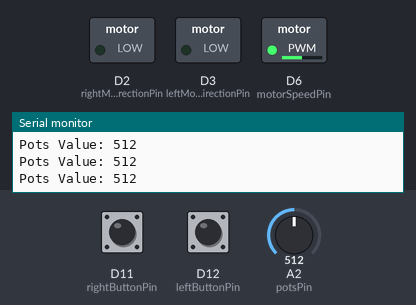
A sketch run on a simulated Arduino Zero (SAMD21). On the bench: switched loads named in the sketch (green lamp = pin HIGH), the last lines printed to the serial monitor. The test bench sets the inputs (shaded band); at power-on: A2 (potsPin) = 512, D11 (rightButtonPin) HIGH, D12 (leftButtonPin) HIGH (analog values on the 0–1023 scale).

Above: at 1.2 s.
1.3 s: A2 (potsPin) set to 716
At 2.3 s:
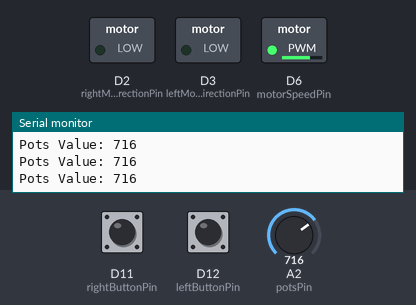
2.8 s: D11 (rightButtonPin) pulled LOW for 0.15 s
At 2.87 s:
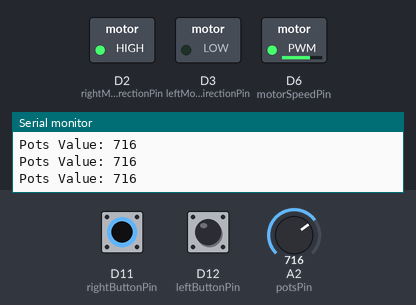
4.4 s: D12 (leftButtonPin) pulled LOW for 0.15 s
At 4.47 s:
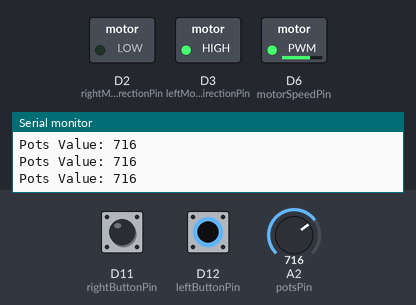
6.0 s: A2 (potsPin) set to 900
At 7.0 s:
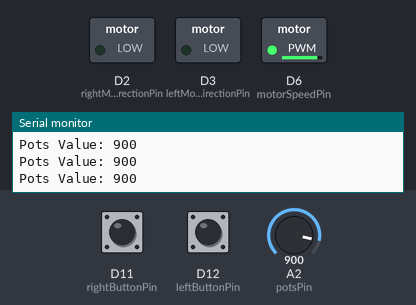
7.5 s: D11 (rightButtonPin) pulled LOW for 1 s
At 8.2 s:
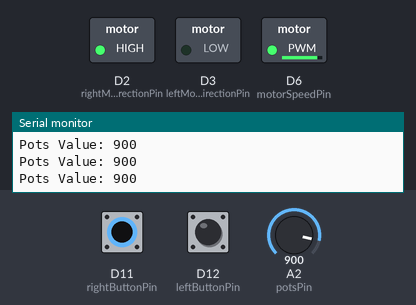
10.0 s: D12 (leftButtonPin) pulled LOW for 1 s
At 10.8 s:
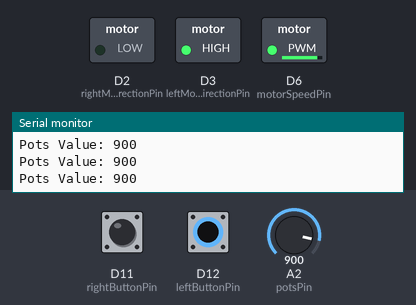
Timing chart, 0 to 13.0 s (numbered marks = the images above; inputs shaded):
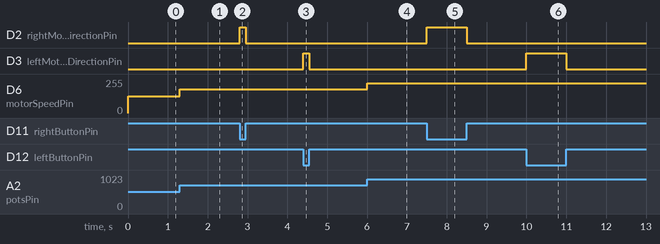

Measured:
- after the input at 1.3 s, D6 (motorSpeedPin): 127/255 → 178/255 at once
- after the input at 2.8 s, D2 (rightMotorDirectionPin): LOW → HIGH at once, → LOW 0.15 s later
- after the input at 4.4 s, D3 (leftMotorDirectionPin): LOW → HIGH at once, → LOW 0.15 s later
- after the input at 6.0 s, D6 (motorSpeedPin): 178/255 → 224/255 at once
- after the input at 7.5 s, D2 (rightMotorDirectionPin): LOW → HIGH at once, → LOW 1.0 s later
- after the input at 10.0 s, D3 (leftMotorDirectionPin): LOW → HIGH at once, → LOW 1.0 s later

The sketch:

Act4Part2.ino
```cpp
#include "api/Common.h"
#include <Arduino.h>

const byte leftMotorDirectionPin = 3;
const byte rightMotorDirectionPin = 2;

const byte leftButtonPin = 12;
const byte rightButtonPin = 11;

const int potsPin = A2;
const byte motorSpeedPin = 6;

unsigned long msSinceStart = 0;

unsigned long msSinceLastSerialWrite = 0;
const unsigned long SERIAL_WRITE_INTERVAL = 75;

bool isLeftButtonOn = false;
bool isRightButtonOn = false;

int potentiometerValue;
bool isButtonPressed, isRightButtonPressed;

void uploadSerialData();
void readAndSetButtonData();

void setup() {

    analogWriteResolution(10);
    analogReadResolution(10);

    Serial.begin(9600);

    pinMode(leftMotorDirectionPin, OUTPUT);
    pinMode(rightMotorDirectionPin, OUTPUT);

    pinMode(leftButtonPin, INPUT_PULLUP);
    pinMode(rightButtonPin, INPUT_PULLUP);

}

void loop() {
    msSinceStart = millis();

    readAndSetButtonData();

    analogWrite(motorSpeedPin, analogRead(potsPin));

    if (msSinceStart - msSinceLastSerialWrite > SERIAL_WRITE_INTERVAL) {
        uploadSerialData();


        msSinceLastSerialWrite = msSinceStart;
    }


}

void uploadSerialData() {
    Serial.print("Pots Value: ");
    Serial.println(analogRead(potsPin));

}

void readAndSetButtonData() {

    if (isLeftButtonOn != digitalRead(leftButtonPin) || isRightButtonOn != digitalRead(rightButtonPin)) {
        isLeftButtonOn = (!digitalRead(leftButtonPin)) ? true : false;
        isRightButtonOn = (!digitalRead(rightButtonPin)) ? true : false;

        digitalWrite(leftMotorDirectionPin, isLeftButtonOn);
        digitalWrite(rightMotorDirectionPin, isRightButtonOn);

    }


}
```
